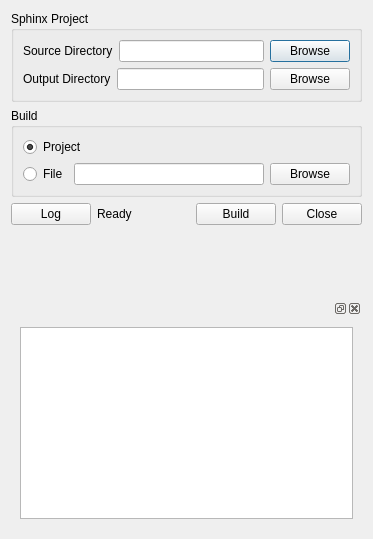
<?xml version="1.0" encoding="UTF-8"?>
<ui version="4.0">
 <class>Dialog</class>
 <widget class="QDialog" name="Dialog">
  <property name="geometry">
   <rect>
    <x>0</x>
    <y>0</y>
    <width>373</width>
    <height>539</height>
   </rect>
  </property>
  <property name="windowTitle">
   <string>sphinx-build-qt</string>
  </property>
  <layout class="QHBoxLayout" name="horizontalLayout_6">
   <item>
    <layout class="QVBoxLayout" name="verticalLayout_3">
     <item>
      <widget class="QGroupBox" name="groupBox">
       <property name="title">
        <string>Sphinx Project</string>
       </property>
       <layout class="QVBoxLayout" name="verticalLayout_2">
        <item>
         <layout class="QHBoxLayout" name="horizontalLayout">
          <item>
           <widget class="QLabel" name="label">
            <property name="text">
             <string>Source Directory</string>
            </property>
            <property name="buddy">
             <cstring>sourceLineEdit</cstring>
            </property>
           </widget>
          </item>
          <item>
           <widget class="QLineEdit" name="sourceLineEdit"/>
          </item>
          <item>
           <widget class="QPushButton" name="sourceButton">
            <property name="text">
             <string>Browse</string>
            </property>
           </widget>
          </item>
         </layout>
        </item>
        <item>
         <layout class="QHBoxLayout" name="horizontalLayout_2">
          <item>
           <widget class="QLabel" name="label_2">
            <property name="text">
             <string>Output Directory</string>
            </property>
            <property name="buddy">
             <cstring>outputLineEdit</cstring>
            </property>
           </widget>
          </item>
          <item>
           <widget class="QLineEdit" name="outputLineEdit"/>
          </item>
          <item>
           <widget class="QPushButton" name="outputButton">
            <property name="text">
             <string>Browse</string>
            </property>
           </widget>
          </item>
         </layout>
        </item>
       </layout>
      </widget>
     </item>
     <item>
      <widget class="QGroupBox" name="groupBox_2">
       <property name="title">
        <string>Build</string>
       </property>
       <layout class="QVBoxLayout" name="verticalLayout">
        <item>
         <widget class="QRadioButton" name="projectRadioButton">
          <property name="text">
           <string>Project</string>
          </property>
          <property name="checked">
           <bool>true</bool>
          </property>
         </widget>
        </item>
        <item>
         <layout class="QHBoxLayout" name="horizontalLayout_3">
          <item>
           <widget class="QRadioButton" name="fileRadioButton">
            <property name="text">
             <string>File</string>
            </property>
           </widget>
          </item>
          <item>
           <widget class="QLineEdit" name="fileLineEdit"/>
          </item>
          <item>
           <widget class="QPushButton" name="fileButton">
            <property name="text">
             <string>Browse</string>
            </property>
           </widget>
          </item>
         </layout>
        </item>
       </layout>
      </widget>
     </item>
     <item>
      <layout class="QHBoxLayout" name="horizontalLayout_4">
       <item>
        <widget class="QPushButton" name="logButton">
         <property name="text">
          <string>Log</string>
         </property>
         <property name="checkable">
          <bool>true</bool>
         </property>
        </widget>
       </item>
       <item>
        <widget class="QLabel" name="statusLabel">
         <property name="text">
          <string>Ready</string>
         </property>
        </widget>
       </item>
       <item>
        <spacer name="horizontalSpacer">
         <property name="orientation">
          <enum>Qt::Horizontal</enum>
         </property>
         <property name="sizeHint" stdset="0">
          <size>
           <width>40</width>
           <height>20</height>
          </size>
         </property>
        </spacer>
       </item>
       <item>
        <widget class="QPushButton" name="buildButton">
         <property name="text">
          <string>Build</string>
         </property>
        </widget>
       </item>
       <item>
        <widget class="QPushButton" name="closeButton">
         <property name="text">
          <string>Close</string>
         </property>
        </widget>
       </item>
      </layout>
     </item>
     <item>
      <spacer name="verticalSpacer">
       <property name="orientation">
        <enum>Qt::Vertical</enum>
       </property>
       <property name="sizeHint" stdset="0">
        <size>
         <width>20</width>
         <height>40</height>
        </size>
       </property>
      </spacer>
     </item>
     <item>
      <widget class="QDockWidget" name="dockWidget">
       <property name="windowTitle">
        <string/>
       </property>
       <widget class="QWidget" name="dockWidgetContents">
        <layout class="QHBoxLayout" name="horizontalLayout_5">
         <item>
          <widget class="QTextBrowser" name="logBrowser"/>
         </item>
        </layout>
       </widget>
      </widget>
     </item>
    </layout>
   </item>
  </layout>
 </widget>
 <tabstops>
  <tabstop>sourceLineEdit</tabstop>
  <tabstop>sourceButton</tabstop>
  <tabstop>outputLineEdit</tabstop>
  <tabstop>outputButton</tabstop>
  <tabstop>projectRadioButton</tabstop>
  <tabstop>fileRadioButton</tabstop>
  <tabstop>fileLineEdit</tabstop>
  <tabstop>fileButton</tabstop>
  <tabstop>buildButton</tabstop>
  <tabstop>closeButton</tabstop>
  <tabstop>logButton</tabstop>
 </tabstops>
 <resources/>
 <connections/>
</ui>
